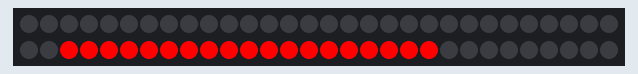
Simulated run of this sketch. Board: Arduino Uno, built with avr-gcc and run on an emulated ATmega328P. Parts: 60 RGB LEDs in strip order, left to right, continuing on the next row.

Above: at 1.25 s.
At 38.5 s:
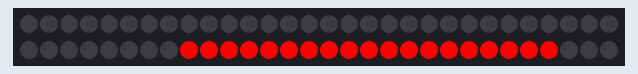

The sketch:

moving_line.ino
```cpp
#include <FastLED.h>


/********BASIC SETTINGS********/

// the data pin for the NeoPixels
#define DATA_PIN 6

// How many LEDs we will be using, charge according to your needs
#define NUM_LEDS 60

//time for a full loop in milliseconds. e.g : 5000ms is 5s.
#define TIME_LOOP 2500

//size of the line
//e.g : NUM_LEDS to have a wave of the size of your LED strip that you already defined
//20 (or anything else) to have a shorter wave than the length of your LED strip
#define LINE_LENGTH 20

#define REVERSE true

/*
   Define the color of the wave. You can use RGB, HEX or HSV color.
   Color values must be between 0 & 255.
   e.g for red color:
   RGB : const CRGB defaultColor = CRGB(255,0,0);
   HEX : const CRGB defaultColor = CRGB(0xFF0000);
   HSV : const CRGB defaultColor = CHSV(0,255,255);
*/
const CRGB defaultColor = CRGB(255, 0, 0);


/******************CODE*****************/
/**************DO NOT TOUCH*************/
/*********unless you really need********/

#if REVERSE
  #define SET_PIXEL_COLOR setPixelValueReversed
#else
   #define SET_PIXEL_COLOR setPixelValue
#endif

//time variable
unsigned long time;

CRGB leds[NUM_LEDS];

void setup() {
  FastLED.addLeds<NEOPIXEL, DATA_PIN>(leds, NUM_LEDS);
  //strip.setBrightness(60);
  //Serial.begin(9600);
}

void loop() {
  renderLEDs();
}

void renderLEDs() {
  time = millis();
  //difference in time
  float startPos = ((float)(time % TIME_LOOP) / TIME_LOOP) * NUM_LEDS;
  float roundedPos = round(startPos);

  for (int i = 0; i < NUM_LEDS; i++) {
    SET_PIXEL_COLOR(i,roundedPos);
  }

  FastLED.show();

}

void setPixelValue(int index, float deltaI){
  float position = (index - deltaI);
    if (position < 0) {
      position = position + NUM_LEDS;
    }
    if (position >= 0 && position < LINE_LENGTH) {
      leds[index] = defaultColor;
    }
    else {
      leds[index] = CRGB(0 , 0 , 0);
    }
}

void setPixelValueReversed(int index, float deltaI){
  float position = (index + deltaI);
    if (position > NUM_LEDS) {
      position = position - NUM_LEDS;
    }
    if (position >= 0 && position < LINE_LENGTH) {
      leds[index] = defaultColor;
    }
    else {
      leds[index] = CRGB(0 , 0 , 0);
    }
}
```
